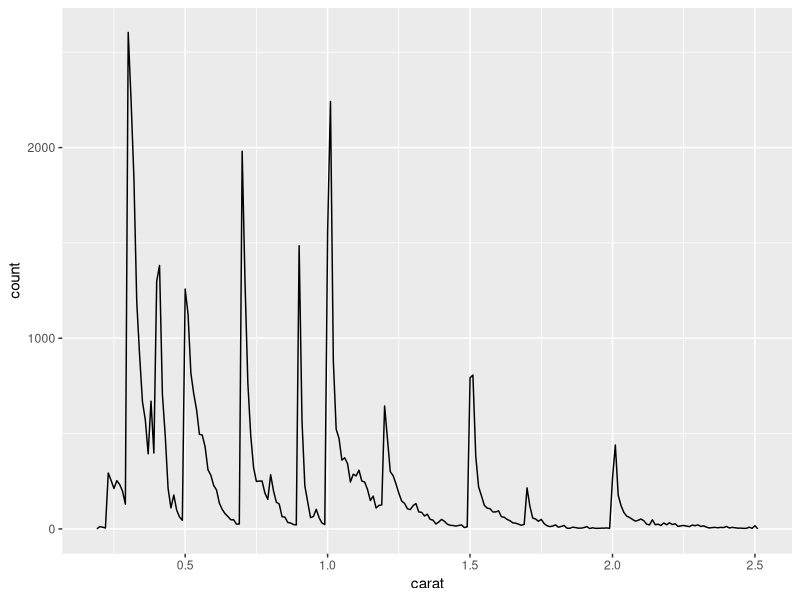
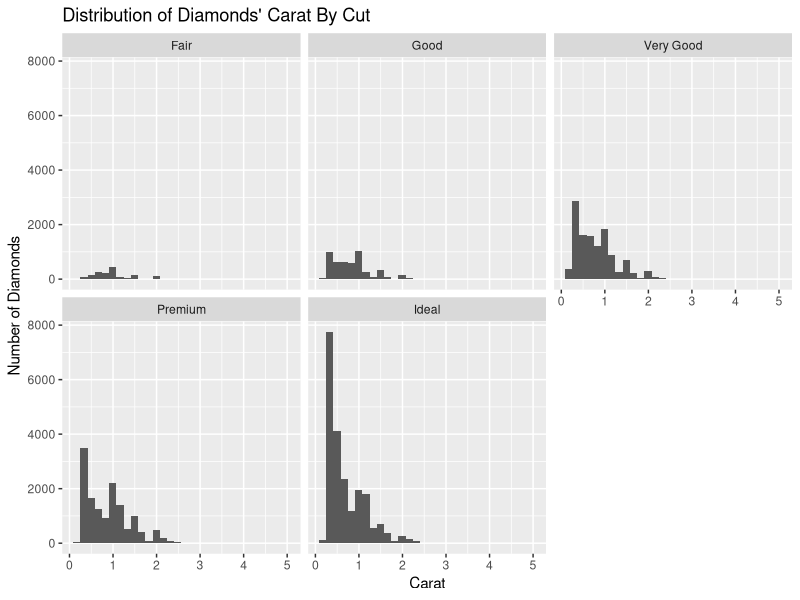
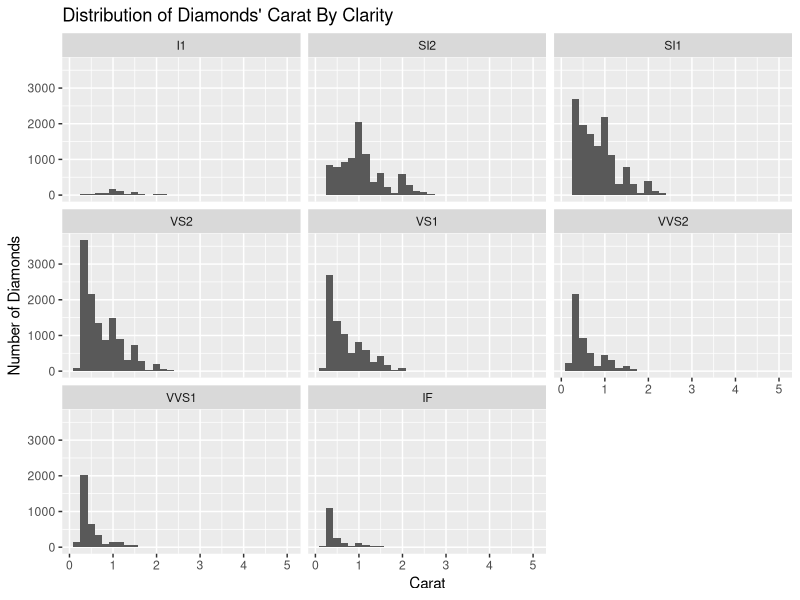
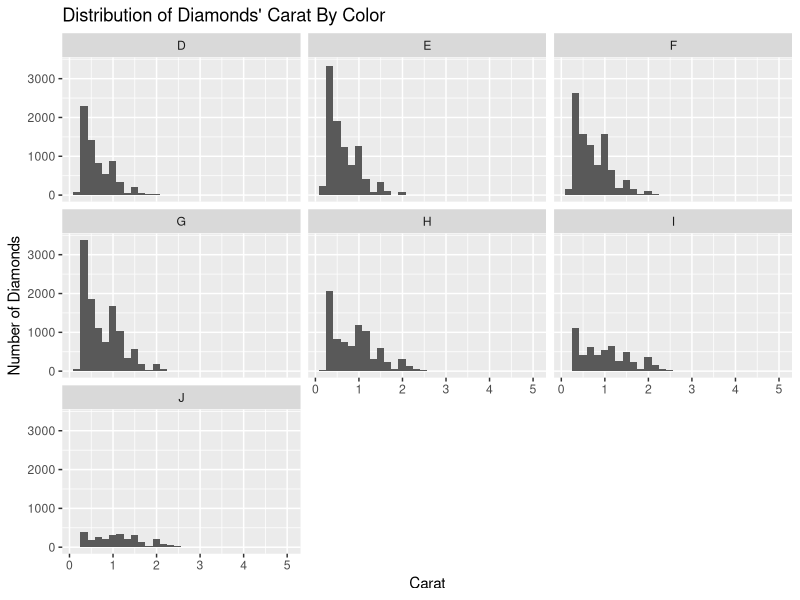

Generate these figures, in order, with R:
## ---- chunk 1
library(ggplot2)
library(dplyr)

smaller <- diamonds %>% 
  filter(carat <= 2.5)
## ---- chunk 2
smaller %>% 
  ggplot(aes(carat)) + 
  geom_freqpoly(binwidth = 0.01)
## ---- chunk 3

  knitr::opts_chunk$set(
    echo = TRUE
  )
  # Weight of a diamond varied by the cut
  diamonds %>% 
  ggplot(aes(x = carat)) + geom_histogram(bins = 30) + 
  facet_wrap(~cut) + labs(title = "Distribution of Diamonds' Carat By Cut" , x = "Carat" , y = "Number of Diamonds")
  
  # Weight of a diamond varied by clarity
  diamonds %>% ggplot(aes(x = carat)) + 
  geom_histogram(bins = 30) + facet_wrap(~clarity) + labs(title = "Distribution of Diamonds' Carat By Clarity" , x = "Carat" , y = "Number of Diamonds")
  
  # Weight of a diamonds varied by color
  diamonds %>% ggplot(aes(x = carat)) + 
  geom_histogram(bins = 30) + facet_wrap(~color) + labs(title = "Distribution of Diamonds' Carat By Color" , x = "Carat" , y = "Number of Diamonds")
  
